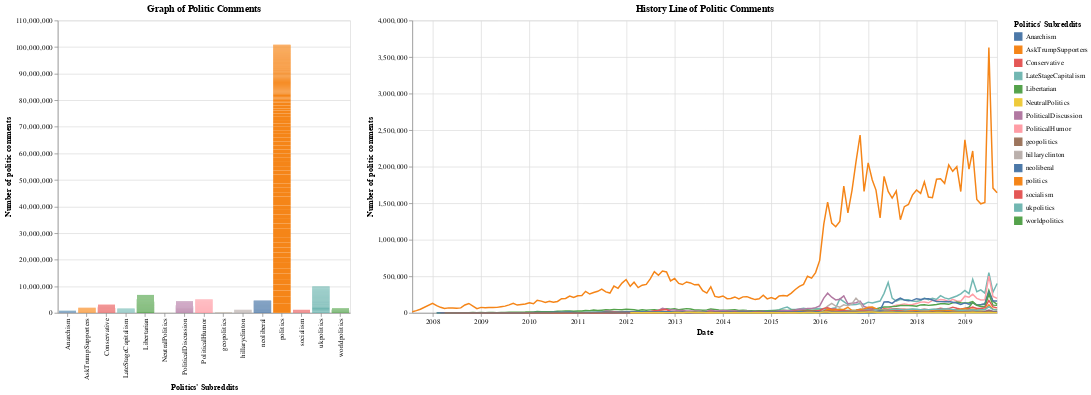

The code cell stored with this chart in its notebook:
### Code cell
select_search_term = alt.selection_single(encodings=["x"])

trends_line = alt.Chart(politics_comments).mark_line().encode(
    x=alt.X("date:T", title='Date'),
    y=alt.Y("number_comments", title='Number of politic comments'),
    color=alt.Color("uniq_subreddit", title="Politics' Subreddits")
).transform_filter(
    select_search_term
).properties(
    width = 800, 
    height= 400,
    title="History Line of Politic Comments"
)


trends_bar = alt.Chart(politics_comments).mark_bar().encode(
    x=alt.X("uniq_subreddit", title="Politics' Subreddits"),
    y=alt.Y("number_comments", title='Number of politic comments'),
    color=alt.Color("uniq_subreddit", title="Politics' Subreddits")
).properties(
    selection=select_search_term
).properties(
    width = 400, 
    height= 400,
    title="Graph of Politic Comments"
)


trends_bar|trends_line

### Figure 1 — Vega-Lite specification as saved in the notebook (floating-point values rounded to 4 significant figures; data arrays with more than 128 entries replaced by an {"elided": "..."} marker saying what was removed)
{"config": {"view": {"continuousWidth": 400, "continuousHeight": 300}}, "hconcat": [{"mark": "bar", "encoding": {"color": {"type": "nominal", "field": "uniq_subreddit", "title": "Politics' Subreddits"}, "x": {"type": "nominal", "field": "uniq_subreddit", "title": "Politics' Subreddits"}, "y": {"type": "quantitative", "field": "number_comments", "title": "Number of politic comments"}}, "height": 400, "selection": {"selector020": {"type": "single", "encodings": ["x"]}}, "title": "Graph of Politic Comments", "width": 400}, {"mark": "line", "encoding": {"color": {"type": "nominal", "field": "uniq_subreddit", "title": "Politics' Subreddits"}, "x": {"type": "temporal", "field": "date", "title": "Date"}, "y": {"type": "quantitative", "field": "number_comments", "title": "Number of politic comments"}}, "height": 400, "title": "History Line of Politic Comments", "transform": [{"filter": {"selection": "selector020"}}], "width": 800}], "data": {"name": "data-1755b2e2fe32f9539f36a0a53a662a17"}, "$schema": "https://vega.github.io/schema/vega-lite/v4.0.2.json", "datasets": {"data-1755b2e2fe32f9539f36a0a53a662a17": {"elided": "1606 records"}}}
